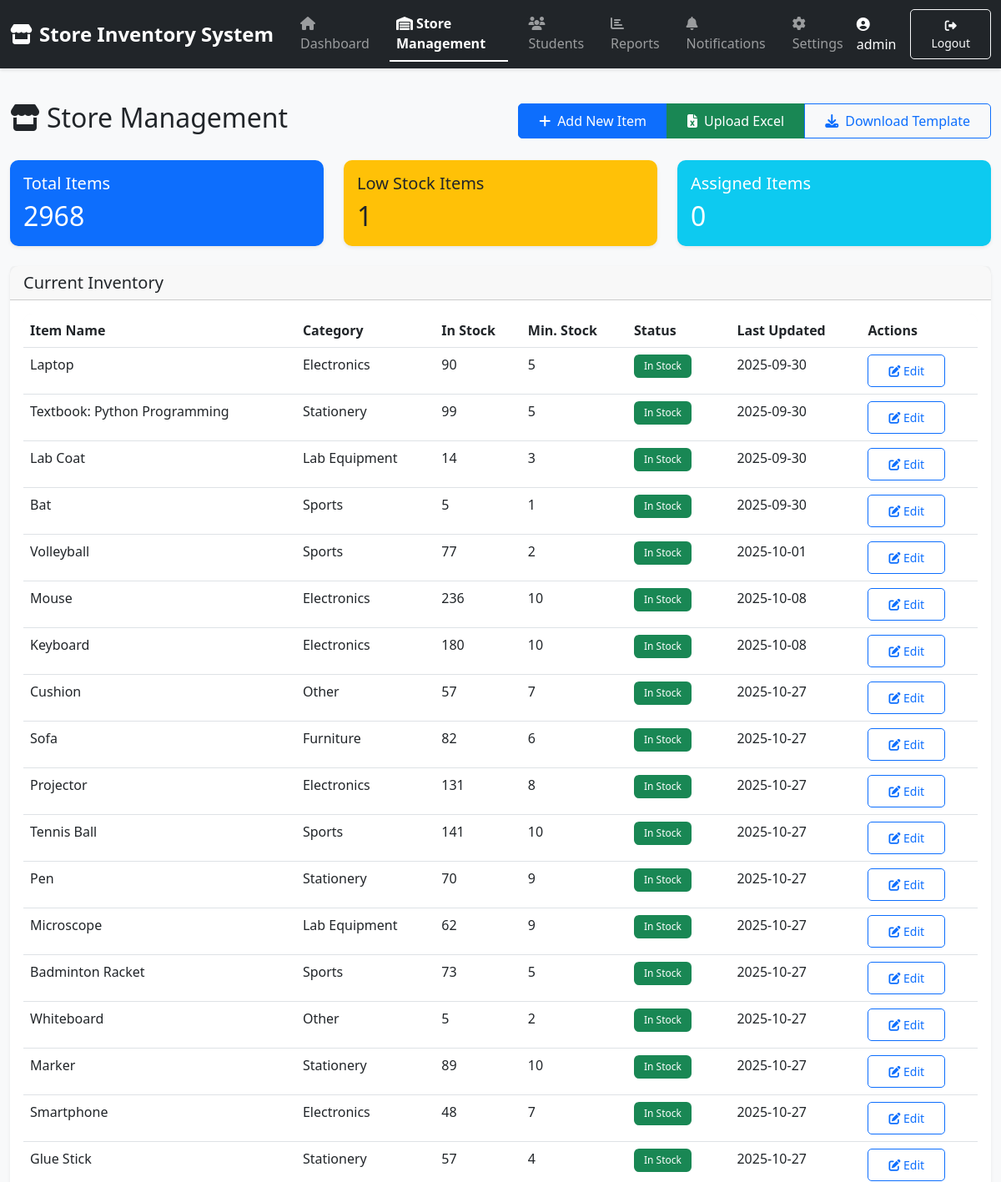
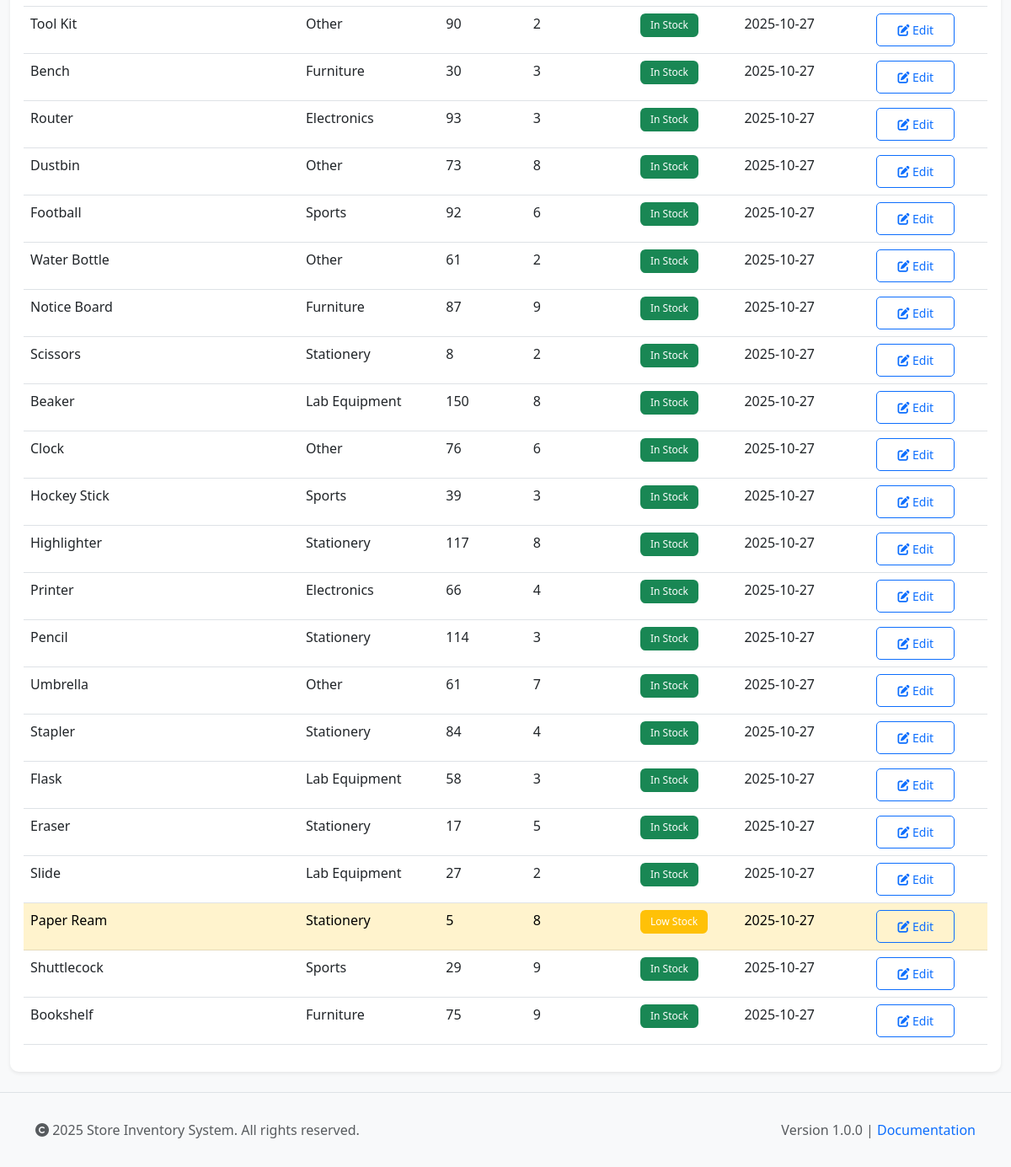
The page /store (signed in) on the database its author committed (2 pictures, top to bottom).
### app.py (models this page shows)
class Product(db.Model):
    __tablename__ = 'products'
    id = db.Column(db.Integer, primary_key=True)
    name = db.Column(db.String(100), nullable=False)
    description = db.Column(db.Text, nullable=True)
    quantity = db.Column(db.Integer, default=0, nullable=False)
    min_stock_level = db.Column(db.Integer, default=5, nullable=False)
    category = db.Column(db.String(50), nullable=True)
    date_of_issue = db.Column(db.Date, nullable=True)
    is_assigned = db.Column(db.Boolean, default=False)
    created_at = db.Column(db.DateTime, default=datetime.utcnow)
    assignments = db.relationship('ProductAssignment', backref='product', lazy=True)
    @property
    def is_low_stock(self):
        return self.quantity <= self.min_stock_level

### app.py (the view)
@app.route('/store')
@login_required
def store():
    products = Product.query.all()
    total_items = sum(p.quantity for p in products)
    low_stock_count = len([p for p in products if p.is_low_stock])
    assigned_items_count = len([p for p in products if p.is_assigned])
    return render_template(
        'store.html',
        products=products,
        total_items=total_items,
        low_stock_count=low_stock_count,
        assigned_items_count=assigned_items_count,
        form=ProductForm(),
        excel_support=EXCEL_SUPPORT
    )

### app.py (called while the page is built)
def login_required(f):
    @wraps(f)
    def decorated_function(*args, **kwargs):
        if 'user_id' not in session:
            flash('Please log in to access this page.', 'warning')
            return redirect(url_for('login', next=request.url))
        return f(*args, **kwargs)
    return decorated_function

### templates/store.html (shortened to what this page needs)
{% extends "base.html" %}
{% block content %}
<div class="container-fluid py-4">
    <div class="d-flex justify-content-between align-items-center mb-4">
        <h2><i class="fas fa-store me-2"></i>Store Management</h2>
        <div class="btn-group">
            <button class="btn btn-primary" data-bs-toggle="modal" data-bs-target="#addItemModal">
                <i class="fas fa-plus me-2"></i>Add New Item
            </button>
            {% if excel_support %}
            <button class="btn btn-success" data-bs-toggle="modal" data-bs-target="#uploadExcelModal">
                <i class="fas fa-file-excel me-2"></i>Upload Excel
            </button>
            <a href="{{ url_for('download_template') }}" class="btn btn-outline-primary">
                <i class="fas fa-download me-2"></i>Download Template
            </a>
            {% else %}
            <button class="btn btn-secondary" disabled title="Install pandas and openpyxl to enable Excel upload">
                <i class="fas fa-file-excel me-2"></i>Upload Excel (Not Available)
            </button>
            {% endif %}
        </div>
    </div>
    <div class="row mb-4">
        <div class="col-md-4">
            <div class="card bg-primary text-white">
                <div class="card-body">
                    <h5 class="card-title">Total Items</h5>
                    <h2 class="mb-0">{{ total_items }}</h2>
                </div>
            </div>
        </div>
        <div class="col-md-4">
            <div class="card bg-warning text-dark">
                <div class="card-body">
                    <h5 class="card-title">Low Stock Items</h5>
                    <h2 class="mb-0">{{ low_stock_count }}</h2>
                </div>
            </div>
        </div>
        <div class="col-md-4">
            <div class="card bg-info text-white">
                <div class="card-body">
                    <h5 class="card-title">Assigned Items</h5>
                    <h2 class="mb-0">{{ assigned_items_count }}</h2>
                </div>
            </div>
        </div>
    </div>
    <div class="card">
        <div class="card-header">
            <h5 class="mb-0">Current Inventory</h5>
        </div>
        <div class="card-body">
            <div class="table-responsive">
                <table class="table table-hover">
                    <thead>
                        <tr>
                            <th>Item Name</th>
                            <th>Category</th>
                            <th>In Stock</th>
                            <th>Min. Stock</th>
                            <th>Status</th>
                            <th>Last Updated</th>
                            <th>Actions</th>
                        </tr>
                    </thead>
                    <tbody>
                        {% for product in products %}
                        <tr class="{% if product.is_low_stock %}table-warning{% endif %}">
                            <td>{{ product.name }}</td>
                            <td>{{ product.category }}</td>
                            <td>{{ product.quantity }}</td>
                            <td>{{ product.min_stock_level }}</td>
                            <td>
                                {% if product.is_low_stock %}
                                    <span class="badge bg-warning">Low Stock</span>
                                {% else %}
                                    <span class="badge bg-success">In Stock</span>
                                {% endif %}
                            </td>
                            <td>{{ product.date_of_issue.strftime('%Y-%m-%d') if product.date_of_issue else 'N/A' }}</td>
                            <td>
                                <button class="btn btn-sm btn-outline-primary edit-item"
                                        data-id="{{ product.id }}"
                                        data-name="{{ product.name }}"
                                        data-category="{{ product.category }}"
                                        data-quantity="{{ product.quantity }}"
                                        data-min-stock="{{ product.min_stock_level }}">
                                    <i class="fas fa-edit"></i> Edit
                                </button>
                            </td>
                        </tr>
                        {% endfor %}
                    </tbody>
                </table>
            </div>
        </div>
    </div>
</div>
{% endblock %}

### templates/base.html (shortened to what this page needs)
<!DOCTYPE html>
<html lang="en">
<head>
    <link href="https://cdn.jsdelivr.net/npm/bootstrap@5.3.0/dist/css/bootstrap.min.css" rel="stylesheet">
    <link href="https://cdnjs.cloudflare.com/ajax/libs/font-awesome/6.4.0/css/all.min.css" rel="stylesheet">
</head>
<body>
    <nav class="navbar navbar-expand-lg navbar-dark bg-dark">
        <div class="container-fluid">
            <a class="navbar-brand" href="{{ url_for('index') }}">
                <i class="fas fa-store me-2"></i>Store Inventory System
            </a>
            <div class="collapse navbar-collapse" id="navbarNav">
                <ul class="navbar-nav me-auto">
                    <li class="nav-item">
                        <a class="nav-link {% if request.endpoint == 'index' %}active{% endif %}" href="{{ url_for('index') }}">
                            <i class="fas fa-home"></i> Dashboard
                        </a>
                    </li>
                    <li class="nav-item">
                        <a class="nav-link {% if request.endpoint == 'store' %}active{% endif %}" href="{{ url_for('store') }}">
                            <i class="fas fa-warehouse"></i> Store Management
                        </a>
                    </li>
                    <li class="nav-item">
                        <a class="nav-link {% if request.endpoint == 'students' %}active{% endif %}" href="{{ url_for('students') }}">
                            <i class="fas fa-users"></i> Students
                        </a>
                    </li>
                    <li class="nav-item">
                        <a class="nav-link {% if request.endpoint == 'reports' %}active{% endif %}" href="{{ url_for('reports') }}">
                            <i class="fas fa-chart-bar"></i> Reports
                        </a>
                    </li>
                    <li class="nav-item">
                        <a class="nav-link {% if request.endpoint == 'notifications' %}active{% endif %}" href="{{ url_for('notifications') }}">
                            <i class="fas fa-bell"></i> Notifications
                        </a>
                    </li>
                    <li class="nav-item">
                        <a class="nav-link {% if request.endpoint == 'settings' %}active{% endif %}" href="{{ url_for('settings') }}">
                            <i class="fas fa-cog"></i> Settings
                        </a>
                    </li>
                </ul>
                <div class="d-flex align-items-center">
                    <span class="text-white me-3">
                        <i class="fas fa-user-circle"></i> {{ session.get('username', 'Guest') }}
                    </span>
                    <a href="{{ url_for('logout') }}" class="btn btn-outline-light btn-sm">
                        <i class="fas fa-sign-out-alt"></i> Logout
                    </a>
                </div>
            </div>
        </div>
    </nav>
    <main>
        {% block content %}{% endblock %}
    </main>
    <footer class="mt-auto">
        <div class="container">
            <div class="row">
                <div class="col-md-6">
                    <p class="text-muted mb-0">
                        <i class="fas fa-copyright"></i> 2025 Store Inventory System. All rights reserved.
                    </p>
                </div>
                <div class="col-md-6 text-end">
                    <p class="text-muted mb-0">
                        Version 1.0.0 | <a href="#" class="text-decoration-none">Documentation</a>
                    </p>
                </div>
            </div>
        </div>
    </footer>
</body>
</html>

### templates/base.html (style rules this page uses)
:root { --primary-color: #0d6efd; --secondary-color: #6c757d; --success-color: #198754; --danger-color: #dc3545; --warning-color: #ffc107; --info-color: #0dcaf0; }
body { font-family: 'Segoe UI', Tahoma, Geneva, Verdana, sans-serif; background-color: #f8f9fa; min-height: 100vh; }
.navbar { box-shadow: 0 2px 4px rgba(0,0,0,.1); }
.navbar-brand { font-weight: 600; font-size: 1.5rem; }
.nav-link { margin: 0 0.5rem; transition: all 0.3s ease; }
.nav-link.active { font-weight: 600; border-bottom: 2px solid #fff; }
.card { border: none; border-radius: 10px; box-shadow: 0 0.125rem 0.25rem rgba(0, 0, 0, 0.075); transition: transform 0.3s ease, box-shadow 0.3s ease; }
.btn { border-radius: 5px; padding: 0.5rem 1.5rem; transition: all 0.3s ease; }
.table { background-color: white; }
.table thead { background-color: #f8f9fa; }
.table tbody tr { transition: all 0.3s ease; }
.badge { padding: 0.5rem 0.75rem; font-weight: 500; }
.table-responsive { border-radius: 10px; overflow: hidden; }
footer { margin-top: 3rem; padding: 2rem 0; background-color: #f8f9fa; border-top: 1px solid #dee2e6; }

### rows shown on the page
Product: name "Laptop", category "Electronics", quantity "90", min_stock_level "5", shows "In Stock", date_of_issue "2025-09-30"
Product: name "Textbook: Python Programming", category "Stationery", quantity "99", min_stock_level "5", shows "In Stock", date_of_issue "2025-09-30"
Product: name "Lab Coat", category "Lab Equipment", quantity "14", min_stock_level "3", shows "In Stock", date_of_issue "2025-09-30"
Product: name "Bat", category "Sports", quantity "5", min_stock_level "1", shows "In Stock", date_of_issue "2025-09-30"
Product: name "Volleyball", category "Sports", quantity "77", min_stock_level "2", shows "In Stock", date_of_issue "2025-10-01"
Product: name "Mouse", category "Electronics", quantity "236", min_stock_level "10", shows "In Stock", date_of_issue "2025-10-08"
Product: name "Keyboard", category "Electronics", quantity "180", min_stock_level "10", shows "In Stock", date_of_issue "2025-10-08"
Product: name "Cushion", category "Other", quantity "57", min_stock_level "7", shows "In Stock", date_of_issue "2025-10-27"
Product: name "Sofa", category "Furniture", quantity "82", min_stock_level "6", shows "In Stock", date_of_issue "2025-10-27"
Product: name "Projector", category "Electronics", quantity "131", min_stock_level "8", shows "In Stock", date_of_issue "2025-10-27"
Product: name "Tennis Ball", category "Sports", quantity "141", min_stock_level "10", shows "In Stock", date_of_issue "2025-10-27"
Product: name "Pen", category "Stationery", quantity "70", min_stock_level "9", shows "In Stock", date_of_issue "2025-10-27"
Product: name "Microscope", category "Lab Equipment", quantity "62", min_stock_level "9", shows "In Stock", date_of_issue "2025-10-27"
Product: name "Badminton Racket", category "Sports", quantity "73", min_stock_level "5", shows "In Stock", date_of_issue "2025-10-27"
Product: name "Whiteboard", category "Other", quantity "5", min_stock_level "2", shows "In Stock", date_of_issue "2025-10-27"
Product: name "Marker", category "Stationery", quantity "89", min_stock_level "10", shows "In Stock", date_of_issue "2025-10-27"
Product: name "Smartphone", category "Electronics", quantity "48", min_stock_level "7", shows "In Stock", date_of_issue "2025-10-27"
Product: name "Glue Stick", category "Stationery", quantity "57", min_stock_level "4", shows "In Stock", date_of_issue "2025-10-27"
Product: name "Tool Kit", category "Other", quantity "90", min_stock_level "2", shows "In Stock", date_of_issue "2025-10-27"
Product: name "Bench", category "Furniture", quantity "30", min_stock_level "3", shows "In Stock", date_of_issue "2025-10-27"
Product: name "Router", category "Electronics", quantity "93", min_stock_level "3", shows "In Stock", date_of_issue "2025-10-27"
Product: name "Dustbin", category "Other", quantity "73", min_stock_level "8", shows "In Stock", date_of_issue "2025-10-27"
Product: name "Football", category "Sports", quantity "92", min_stock_level "6", shows "In Stock", date_of_issue "2025-10-27"
Product: name "Water Bottle", category "Other", quantity "61", min_stock_level "2", shows "In Stock", date_of_issue "2025-10-27"
Product: name "Notice Board", category "Furniture", quantity "87", min_stock_level "9", shows "In Stock", date_of_issue "2025-10-27"
Product: name "Scissors", category "Stationery", quantity "8", min_stock_level "2", shows "In Stock", date_of_issue "2025-10-27"
Product: name "Beaker", category "Lab Equipment", quantity "150", min_stock_level "8", shows "In Stock", date_of_issue "2025-10-27"
Product: name "Clock", category "Other", quantity "76", min_stock_level "6", shows "In Stock", date_of_issue "2025-10-27"
Product: name "Hockey Stick", category "Sports", quantity "39", min_stock_level "3", shows "In Stock", date_of_issue "2025-10-27"
Product: name "Highlighter", category "Stationery", quantity "117", min_stock_level "8", shows "In Stock", date_of_issue "2025-10-27"
Product: name "Printer", category "Electronics", quantity "66", min_stock_level "4", shows "In Stock", date_of_issue "2025-10-27"
Product: name "Pencil", category "Stationery", quantity "114", min_stock_level "3", shows "In Stock", date_of_issue "2025-10-27"
Product: name "Umbrella", category "Other", quantity "61", min_stock_level "7", shows "In Stock", date_of_issue "2025-10-27"
Product: name "Stapler", category "Stationery", quantity "84", min_stock_level "4", shows "In Stock", date_of_issue "2025-10-27"
Product: name "Flask", category "Lab Equipment", quantity "58", min_stock_level "3", shows "In Stock", date_of_issue "2025-10-27"
Product: name "Eraser", category "Stationery", quantity "17", min_stock_level "5", shows "In Stock", date_of_issue "2025-10-27"
Product: name "Slide", category "Lab Equipment", quantity "27", min_stock_level "2", shows "In Stock", date_of_issue "2025-10-27"
Product: name "Paper Ream", category "Stationery", quantity "5", min_stock_level "8", shows "Low Stock", date_of_issue "2025-10-27"
Product: name "Shuttlecock", category "Sports", quantity "29", min_stock_level "9", shows "In Stock", date_of_issue "2025-10-27"
Product: name "Bookshelf", category "Furniture", quantity "75", min_stock_level "9", shows "In Stock", date_of_issue "2025-10-27"

### other values the page prints
{{ session.get('username', 'Guest') }} "admin"
{{ total_items }} "2968"
{{ low_stock_count }} "1"
{{ assigned_items_count }} "0"
